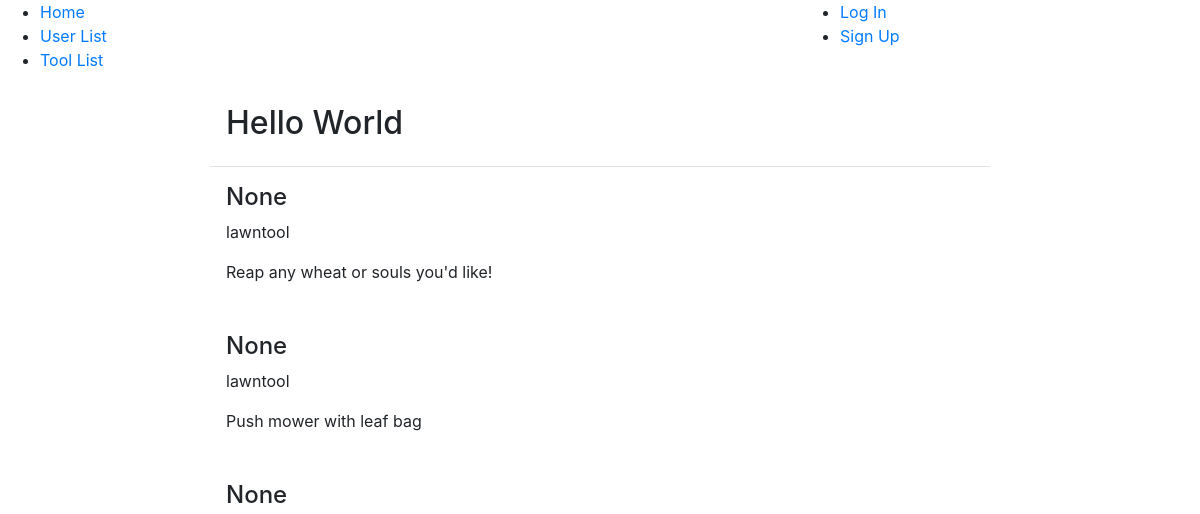
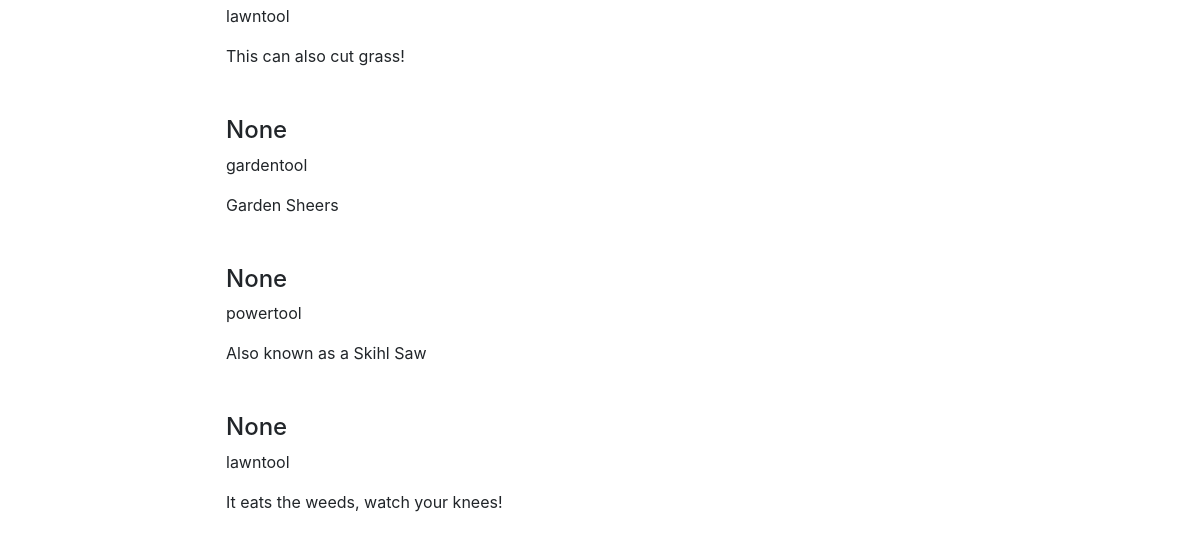
The page /tools/mytools/12/ on the database as committed earlier (2 pictures, top to bottom).
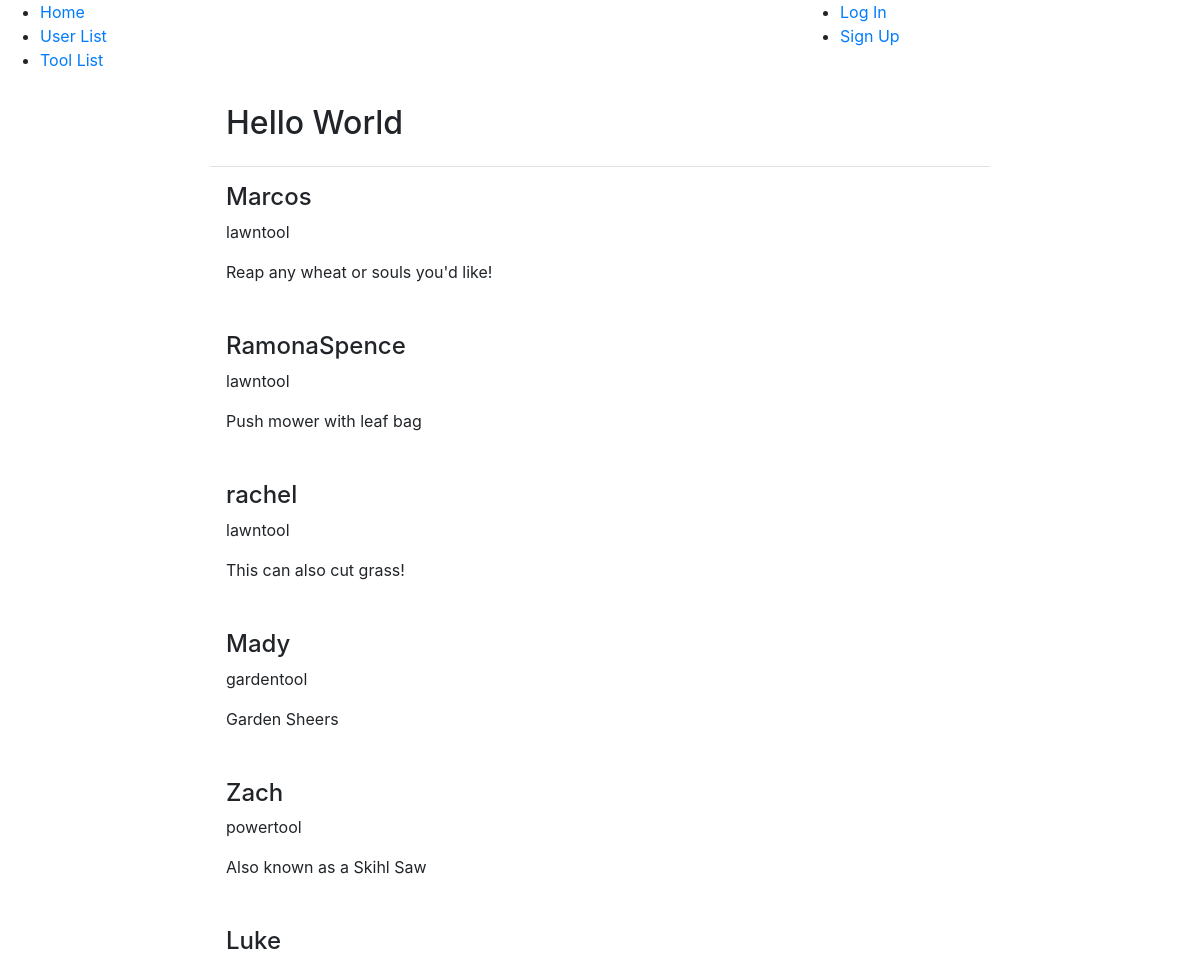
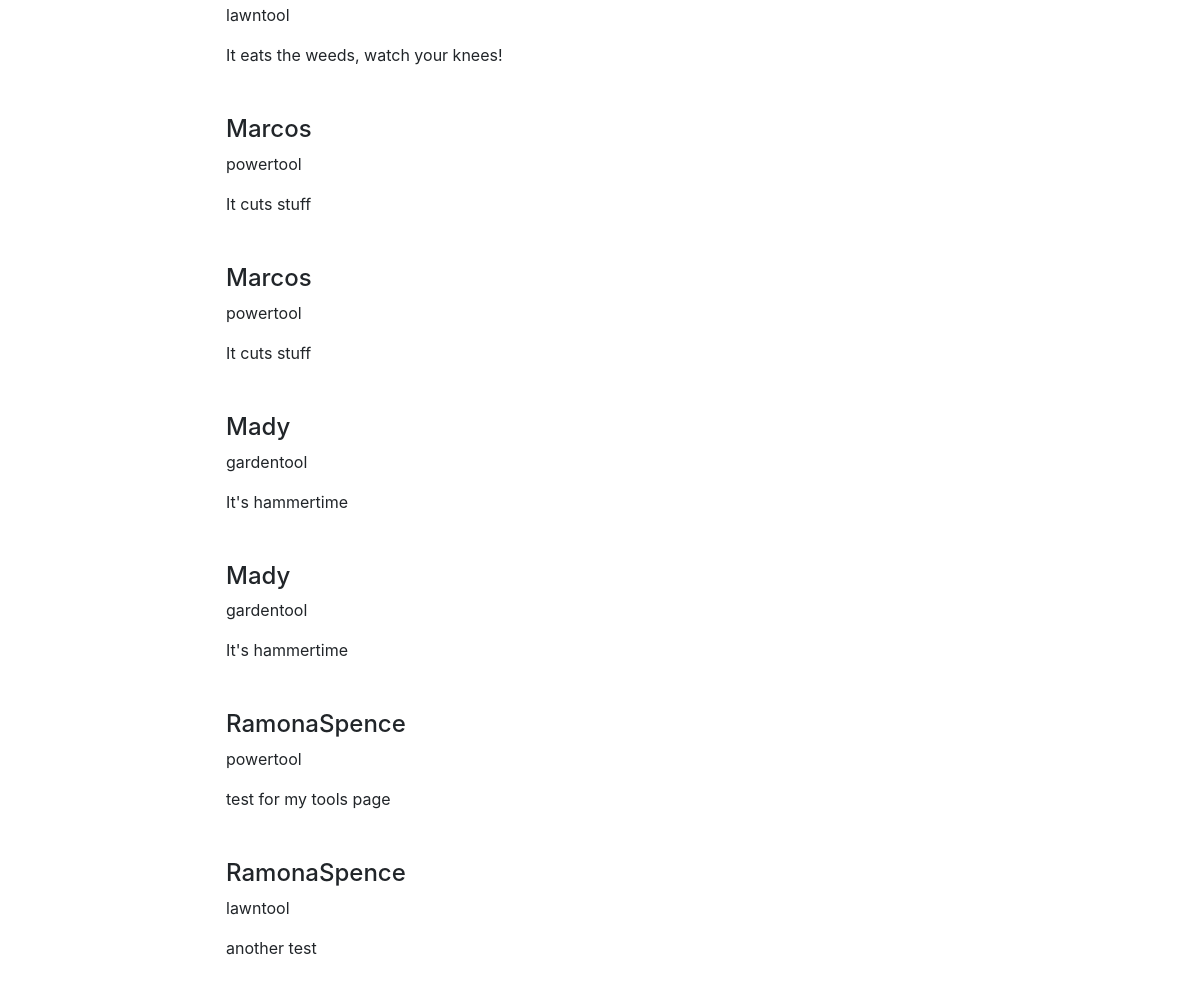
The same page on the database as committed later (2 pictures, top to bottom).
### tools/models.py (models this page shows, shortened)
class Tool(models.Model):
    powertool = 'powertool'
    lawntool = 'lawntool'
    gardentool = 'gardentool'
    available_types = [
        (powertool, 'powertool'),
        (lawntool, 'lawntool'),
        (gardentool, 'gardentool'),
    ]
    name = models.CharField(max_length = 255)
    type = models.TextField(max_length = 255, choices = available_types)
    description = models.TextField(max_length = 255)
    borrowed = models.BooleanField()
    owner = models.ForeignKey(User, on_delete=models.CASCADE, null=True, blank=True)

### tools/views.py (the view)
# urls.py: path('mytools/<str:selection>/', views.MyToolView.as_view(), name = "mytools"),
class MyToolView(generic.ListView):
    template_name = 'tools/mytools.html'
    model = Tool
    def get_queryset(self):
        queryset = Tool.objects.all()
        username = self.request.user.id
        if username is not None:
            queryset = queryset.filter(owner = username)
        return queryset

### tools/templates/tools/mytools.html
{% extends 'tools/base.html' %}
{% block content %}
<div class="row no-gutters">
  <div class="col-8 offset-2">
    <div class="modal-header">
      <h2>Hello World</h2>
    </div>
    {% for tool in object_list %}
    <div class="modal-body">
      <h4>{{ tool.owner }}</h4>
      <p>{{ tool.type }}</p>
      <p>{{ tool.description }}</p>
    </div>
    {% endfor %}
  </div>
</div>
{% endblock content %}

Rows that differ between the two databases and show on the page:
changed Tool "Reap any wheat or souls you'd like!": owner "None" → "Marcos"
changed Tool "Push mower with leaf bag": owner "None" → "RamonaSpence"
changed Tool "This can also cut grass!": owner "None" → "rachel"
changed Tool "Garden Sheers": owner "None" → "Mady"
changed Tool "Also known as a Skihl Saw": owner "None" → "Zach"
changed Tool "It eats the weeds, watch your knees!": owner "None" → "Luke"
added Tool: owner "Marcos", type "powertool", description "It cuts stuff"
added Tool: owner "Marcos", type "powertool", description "It cuts stuff"
added Tool: owner "Mady", type "gardentool", description "It's hammertime"
added Tool: owner "Mady", type "gardentool", description "It's hammertime"
added Tool: owner "RamonaSpence", type "powertool", description "test for my tools page"
added Tool: owner "RamonaSpence", type "lawntool", description "another test"
